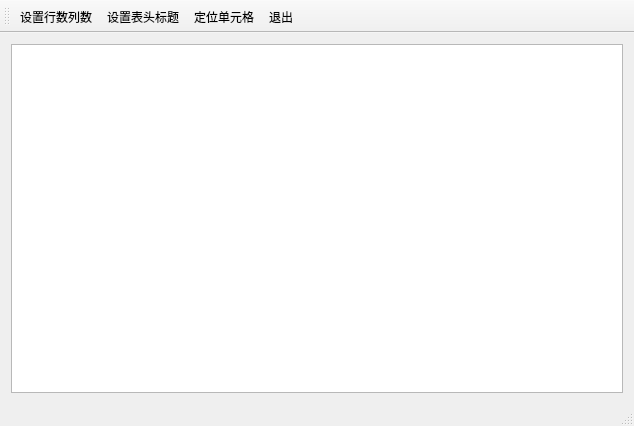
<?xml version="1.0" encoding="UTF-8"?>
<ui version="4.0">
 <class>MyMainWindow</class>
 <widget class="QMainWindow" name="MyMainWindow">
  <property name="geometry">
   <rect>
    <x>0</x>
    <y>0</y>
    <width>634</width>
    <height>426</height>
   </rect>
  </property>
  <property name="windowTitle">
   <string>MyMainWindow</string>
  </property>
  <widget class="QWidget" name="centralWidget">
   <layout class="QGridLayout" name="gridLayout">
    <item row="0" column="0">
     <widget class="QTableView" name="tableView"/>
    </item>
   </layout>
  </widget>
  <widget class="QMenuBar" name="menuBar">
   <property name="geometry">
    <rect>
     <x>0</x>
     <y>0</y>
     <width>634</width>
     <height>23</height>
    </rect>
   </property>
  </widget>
  <widget class="QToolBar" name="mainToolBar">
   <property name="toolButtonStyle">
    <enum>Qt::ToolButtonTextUnderIcon</enum>
   </property>
   <attribute name="toolBarArea">
    <enum>TopToolBarArea</enum>
   </attribute>
   <attribute name="toolBarBreak">
    <bool>false</bool>
   </attribute>
   <addaction name="actTab_SetSize"/>
   <addaction name="actTab_SetHeader"/>
   <addaction name="actTab_Locate"/>
   <addaction name="actFile_Quit"/>
  </widget>
  <widget class="QStatusBar" name="statusBar"/>
  <action name="actTab_SetSize">
   <property name="icon">
    <iconset resource="res.qrc">
     <normaloff>:/Res/images/230.bmp</normaloff>:/Res/images/230.bmp</iconset>
   </property>
   <property name="text">
    <string>设置行数列数</string>
   </property>
  </action>
  <action name="actTab_SetHeader">
   <property name="icon">
    <iconset resource="res.qrc">
     <normaloff>:/Res/images/516.bmp</normaloff>:/Res/images/516.bmp</iconset>
   </property>
   <property name="text">
    <string>设置表头标题</string>
   </property>
  </action>
  <action name="actFile_Quit">
   <property name="icon">
    <iconset resource="res.qrc">
     <normaloff>:/Res/images/132.bmp</normaloff>:/Res/images/132.bmp</iconset>
   </property>
   <property name="text">
    <string>退出</string>
   </property>
  </action>
  <action name="actTab_Locate">
   <property name="icon">
    <iconset resource="res.qrc">
     <normaloff>:/Res/images/304.bmp</normaloff>:/Res/images/304.bmp</iconset>
   </property>
   <property name="text">
    <string>定位单元格</string>
   </property>
  </action>
 </widget>
 <layoutdefault spacing="6" margin="11"/>
 <resources>
  <include location="res.qrc"/>
 </resources>
 <connections/>
</ui>
